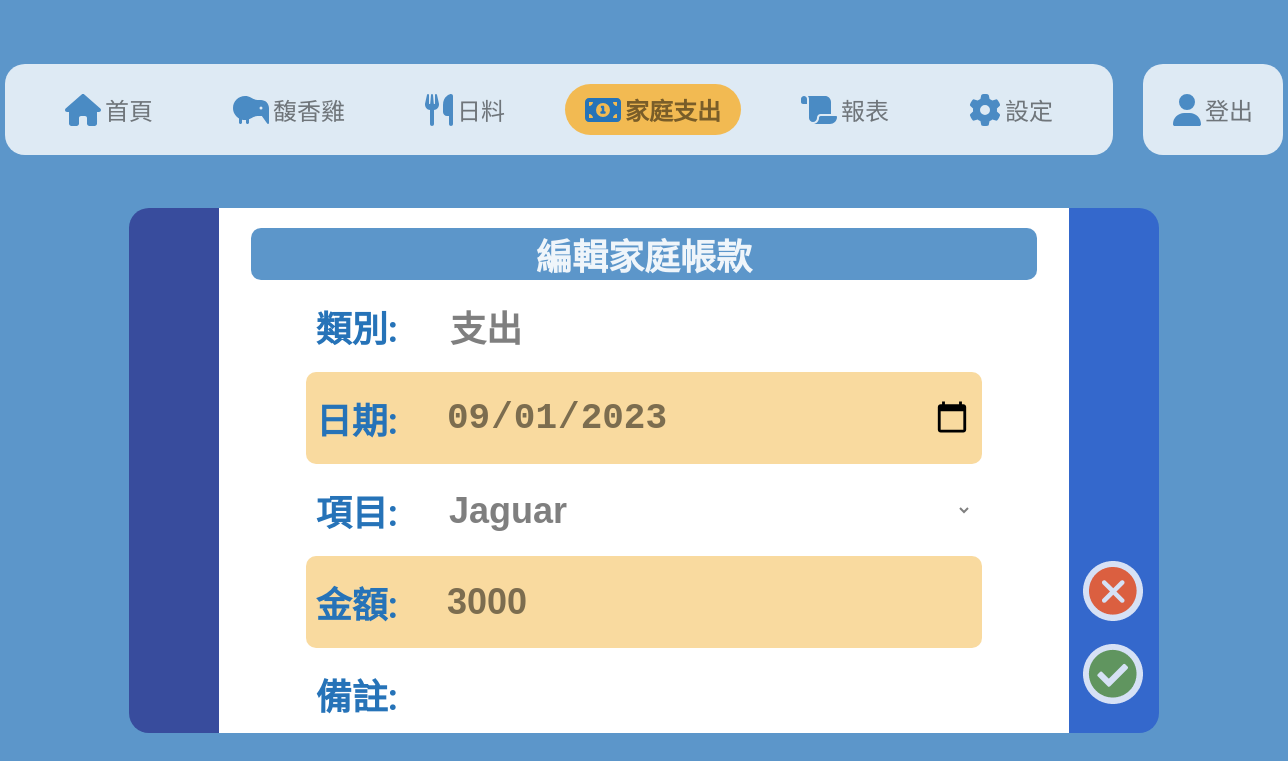
The app's page /expense?n=10 (signed in) with its own data.
### web/models.py (models this page shows, shortened)
class Expense(models.Model):
    creation = models.DateTimeField(auto_now_add=True)
    date = models.DateTimeField(default=timezone.now)
    item = models.ForeignKey(ExpenseItem, on_delete=models.SET_NULL, null=True)
    value = models.PositiveSmallIntegerField(default=0)
    remark = models.TextField(blank=True)

class ExpenseItem(models.Model):
    name = models.CharField(max_length=128)
    chicken = models.BooleanField(default=False)
    hot_pot = models.BooleanField(default=False)
    home = models.BooleanField(default=False)

### web/views.py (the view, shortened to what this page needs)
# urls.py: path('expense', views.HomeExpenseView.as_view(), name='expense'),
class HomeExpenseView(LoginRequiredMixin, TemplateView):
    template_name = 'web/expense.html'
    def get_context_data(self, **kwargs):
        context = super().get_context_data(**kwargs)
        context['page'] = "home_expense"
        color = Setting.objects.get(name="color")
        context['color'] = color.value
        item_id = self.request.GET.get('n')
        if item_id is not None:
            item = Expense.objects.get(id=item_id)
            context['item'] = item
        context['categories'] = ExpenseItem.objects.filter(home=True).order_by('name')
        context['today'] = timezone.now()
        return context

### templates/web/expense.html (shortened to what this page needs)
{% extends 'common/base.html' %}
{% load static %}
{% block content %}
  <div id="expense_management">
      <div id="bg">
      </div>
      <form action="{% url 'web:expense' %}" class="main">
          <div class="title">
              {% if item is None %}新增{% else %}編輯{% endif %}家庭帳款
          </div>
          <div class="content">
              <div class="item">
                  <div class="des">類別:</div>
                  <fieldset>
                      <label for="expense">支出</label>
                  </fieldset>
              </div>
              <div class="item">
                  <label for="date" class="des">日期:</label>
                  <input type="date" name="date" id="date" class="required" value="{% if item %}{{ item.date|date:'Y-m-d' }}{% else %}{{ today|date:'Y-m-d' }}{% endif %}">
              </div>
              <div class="item">
                  <label for="category" class="des">項目:</label>
                  <select id="category" name="category">
                      {% for category in categories %}
                      <option value="{{ category.id }}" {% if item.item.id == category.id %}selected{% endif %}>{{ category.name }}</option>
                      {% endfor %}
                  </select>
              </div>
              <div class="item">
                  <label for="value" class="des">金額:</label>
                  <input type="number" name="value" id="value" class="required" value="{{ item.value }}">
              </div>
              <div class="item">
                  <label for="remark" class="des">備註:</label>
                  <input type="text" name="remark" id="remark" value="{{ item.remark }}">
              </div>
          </div>
          <div class="btn_group">
              {% if item is not None %}
                  <button class="cancel_btn btn" data-url="{% url 'web:report' %}?y={{ item.date|date:'Y' }}&m={{ item.date|date:'m' }}&d={{ item.date|date:'d' }}&t=d"><img src="{% static 'images/cancel.png' %}"></button>
              {% else %}
                  <button class="cancel_btn btn" data-url="{% url 'web:index' %}"><img src="{% static 'images/cancel.png' %}"></button>
              {% endif %}
              <button class="submit_btn btn"><img src="{% static 'images/ok.png' %}"></button>
          </div>
      </form>
  </div>
{% endblock %}

### records on screen
Expense: date "09/01/2023", category "Jaguar", value "3000"
